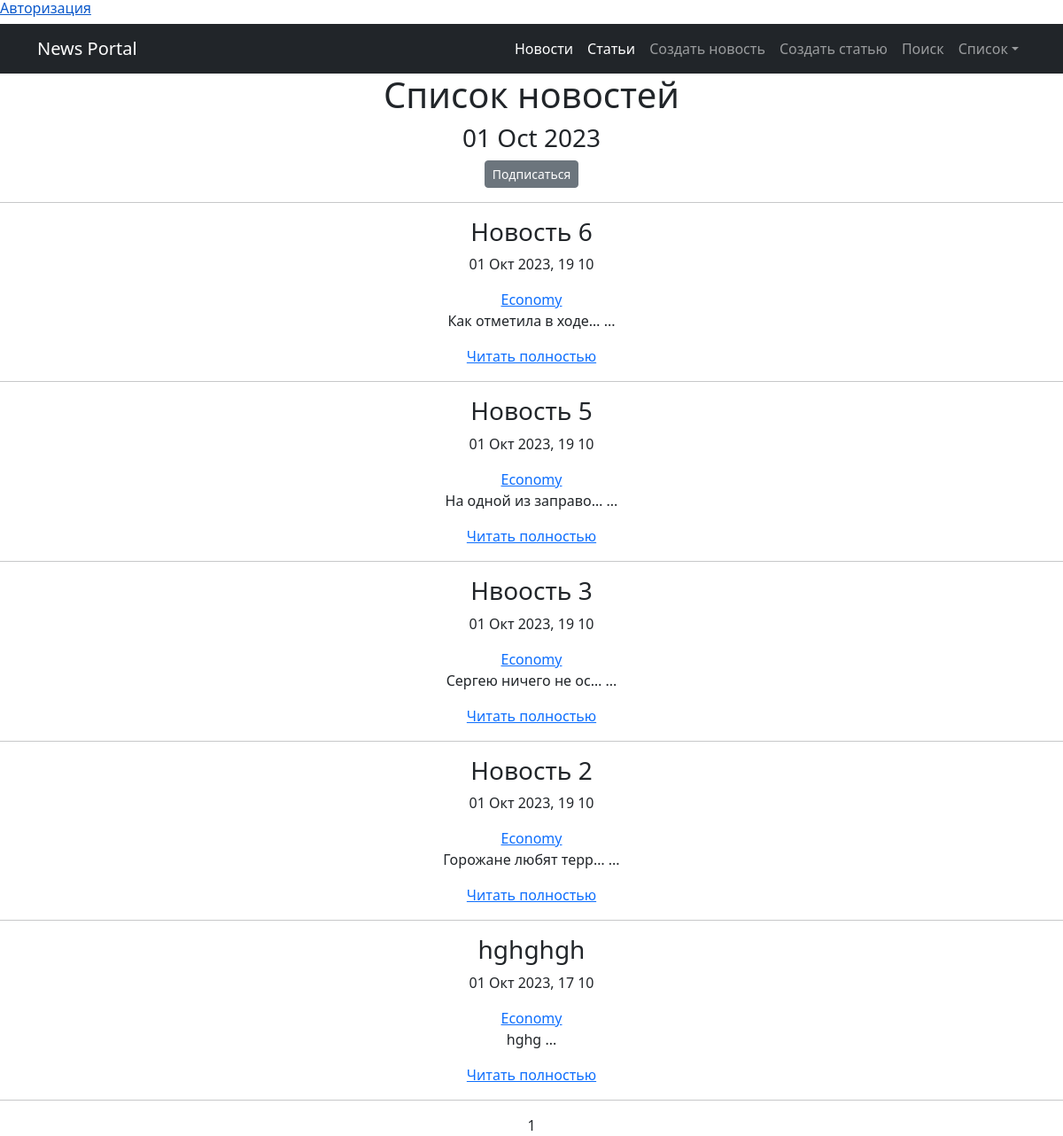
The app's page /category/2/ with its own data.
### news/models.py (models this page shows, shortened)
class Post(models.Model):
    author = models.ForeignKey(Author, on_delete=models.CASCADE)
    news = 'NW'
    article = 'AR'
    CATEGORY_CHOICES = (
        (news, 'Новость'),
        (article, 'Статья'),
    )
    choiceType = models.CharField(max_length=2,
                                  choices=CATEGORY_CHOICES,
                                  default=article)
    timeCreate = models.DateTimeField(auto_now_add=True)
    categoryPost = models.ManyToManyField(Category, through='PostCategory')
    title = models.CharField(max_length=100, unique=True)
    content = models.TextField()
    rating = models.IntegerField(default=0)

class Category(models.Model):
    nameCategory = models.CharField(max_length=100, unique=True)
    subscribers = models.ManyToManyField(User, blank=True, related_name='categories')
    def __str__(self):
        return self.nameCategory

### news/views.py (the view)
# urls.py: path('category/<int:pk>/', CategoryView.as_view(), name='category_list'),  # URL-шаблон списка категорий
class CategoryView(ListView):
    model = Post
    template_name = 'mailsub/category.html'
    context_object_name = 'cat_view'
    paginate_by = 10
    def get_queryset(self):
        self.category = get_object_or_404(Category, id=self.kwargs['pk'])
        queryset = Post.objects.filter(categoryPost=self.category).order_by('-timeCreate')
        return queryset
    def get_context_data(self, **kwargs):
        context = super().get_context_data(**kwargs)
        context['is_not_subscriber'] = self.request.user not in self.category.subscribers.all()
        context['category'] = self.category
        return context

### news/templatetags/cenzura.py (called while the page is built)
@register.filter()
def censor(value):  # Естественно если делать реальный проект слов будет в разы больше.
    words_to_censor = ['6лядь', '6лять', 'cock', 'cunt',  'fuck', 'xyй',
                       'гавнюк', 'долбоёб', 'лошок', 'пидарас', 'шлюха']
    if not isinstance(value, str):  # Проверка, чтобы фильтр цензурирования применялся только к переменным строкового
        raise ValueError("Значение должно быть строкой")
    for word in words_to_censor:
        value = value.replace(word, '*' * len(word))
    return mark_safe(value)

### news/templatetags/custom_tags.py (called while the page is built)
@register.simple_tag()
def current_time(format_string='%d %b %Y'):
    return datetime.utcnow().strftime(format_string)

### templates/mailsub/category.html
{% extends 'flatpages/default.html' %}
{% load cenzura %}
{% load custom_tags %}
{% block content %}
    <h1 style="text-align: center;">Список новостей</h1>
	<h3 style="text-align: center;">{% current_time '%d %b %Y' %}</h3>
<div align="center">
    {% if is_not_subscriber %}
    <h6><a href="{% url 'news:subscribe' category.id %}" class="btn btn-secondary btn-sm">Подписаться</a></h6>
    {% else %}
    <h6><a href="{% url 'news:unsubscribe' category.id %}" class="btn btn-secondary btn-sm">Отписаться</a></h6>
    {% endif %}
</div>
<hr/>
{% if cat_view %}
        {% for post in cat_view %}
            <h3 style="text-align: center;">{{ post.title|censor }}</h3>
            <p style="text-align: center;">{{ post.timeCreate|date:'d M Y, H m' }}</p>
            <div align="center">
              {% for category in post.categoryPost.all %}
              <a href="{% url 'news:category_list' category.id %}" >{{ category }}</a>
              {% endfor %}
            </div>
            <p style="text-align: center;">{{ post.content|truncatechars:20|censor }} {{"..."}}</p>
            <p style="text-align: center;"><a href="{% url 'news:news_detail' post.id %}">Читать полностью</a></p>
            <hr/>
        {% endfor %}
{% else %}
    <h2>Новостей нет!</h2>
{% endif %}
{% endblock content %}

### records on screen
Post: title|censor "Новость 6", timeCreate "01 Окт 2023, 19 10", content|censor "Как отметила в ходе…", value "..."
Category: nameCategory "Economy"
Post: title|censor "Новость 5", timeCreate "01 Окт 2023, 19 10", content|censor "На одной из заправо…", value "..."
Post: title|censor "Нвоость 3", timeCreate "01 Окт 2023, 19 10", content|censor "Сергею ничего не ос…", value "..."
Post: title|censor "Новость 2", timeCreate "01 Окт 2023, 19 10", content|censor "Горожане любят терр…", value "..."
Post: title|censor "hghghgh", timeCreate "01 Окт 2023, 17 10", content|censor "hghg", value "..."

### other values on screen
{{ page_obj.number }} "1"
